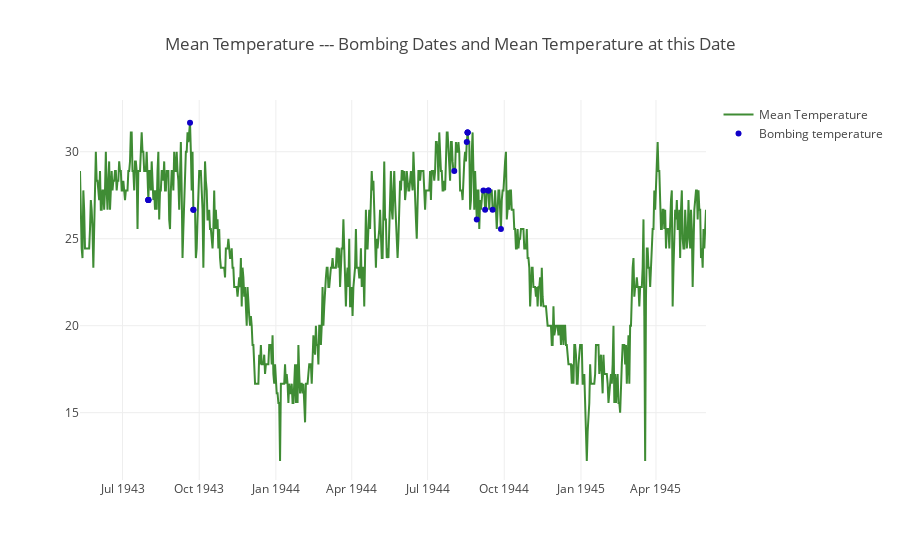

The code cell stored with this chart in its notebook:
### Code cell
# I get very tired while writing this part, so sorry for this dummy code But I guess you got the idea
liste = []
aa = []
for each in aerial_war["Mission Date"]:
    dummy = weather_bin[weather_bin.Date == each]
    liste.append(dummy["MeanTemp"].values)
aerial_war["dene"] = liste
for each in aerial_war.dene.values:
    aa.append(each[0])

# Create a trace
trace = go.Scatter(
    x = weather_bin.Date,
    mode = "lines",
    y = weather_bin.MeanTemp,
    marker = dict(color = 'rgba(16, 112, 2, 0.8)'),
    name = "Mean Temperature"
)
trace1 = go.Scatter(
    x = aerial_war["Mission Date"],
    mode = "markers",
    y = aa,
    marker = dict(color = 'rgba(16, 0, 200, 1)'),
    name = "Bombing temperature"
)
layout = dict(title = 'Mean Temperature --- Bombing Dates and Mean Temperature at this Date')
data = [trace,trace1]

fig = dict(data = data, layout = layout)
iplot(fig)

### Figure 1 — Plotly figure (JSON) as saved in the notebook; plotly's stock layout.template omitted (floating-point values rounded to 4 significant figures; data arrays with more than 128 entries replaced by an {"elided": "..."} marker saying what was removed)
{"data": [{"marker": {"color": "rgba(16, 112, 2, 0.8)"}, "mode": "lines", "name": "Mean Temperature", "type": "scatter", "x": {"elided": "751 str values"}, "y": {"elided": "751 float values"}}, {"marker": {"color": "rgba(16, 0, 200, 1)"}, "mode": "markers", "name": "Bombing temperature", "type": "scatter", "x": ["1944-08-02", "1943-09-20", "1943-09-24", "1943-09-24", "1944-08-17", "1944-08-18", "1944-08-18", "1944-08-18", "1944-08-29", "1944-09-06", "1944-09-08", "1944-09-12", "1944-09-12", "1944-09-17", "1944-09-27", "1943-08-01", "1943-08-01", "1943-08-01", "1943-08-01"], "y": [28.89, 31.67, 26.67, 26.67, 30.56, 31.11, 31.11, 31.11, 26.11, 27.78, 26.67, 27.78, 27.78, 26.67, 25.56, 27.22, 27.22, 27.22, 27.22]}], "layout": {"title": "Mean Temperature --- Bombing Dates and Mean Temperature at this Date"}}
